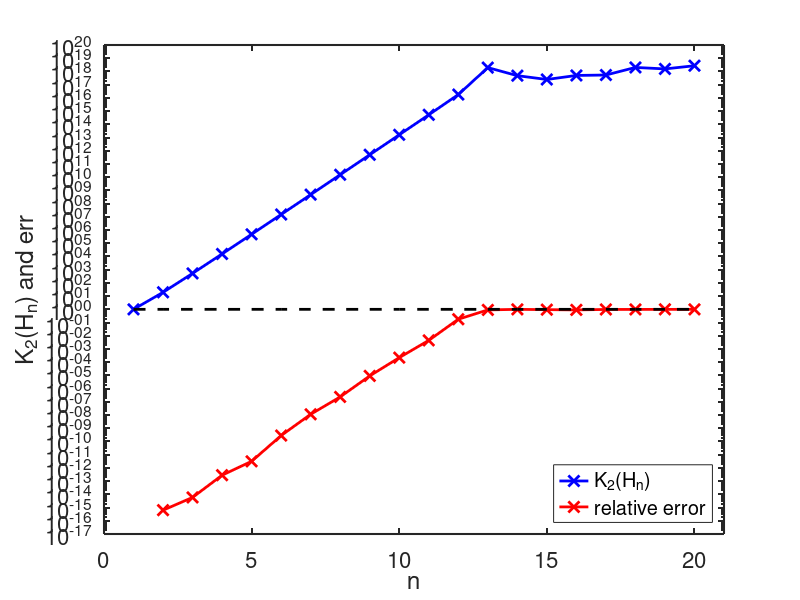

This figure's MATLAB source:
clc
clear all
close all

% We can invert the relation
% norm(deltax)/norm(x) <= Kp(A) * norm(deltab)/norm(b)
% to get an estimate for Kp(A):
% Kp(A) >= norm(deltax)/norm(x) * norm(b)/norm(deltab)
% Now we use this estimate (Remenber that if we do not indicate value inside 
% the command norm we get the 2-norm) 

for n = [10,20 40]
	pert_mag = 1e-6; % Perturbation magnitude
	n_trials = 100;
	H = hilb(n);
	x = ones(n, 1);
	b = H*x;
	KH_est = 0 ;
	for ii = 1:n_trials
	  deltab = randn(n, 1) * pert_mag;
	  deltax = H \ deltab;
	  KH_est_ii = norm(deltax)/norm(x) * norm(b)/norm(deltab); 
	  KH_est = max(KH_est_ii, KH_est);
	end
	KH_est          % estimation of the conditioning numer
    cond( hilb(n) ) % calculation of the conditioning number
    pause
end


% The estimates obtained at the point a) are lower. This is expected, since
% the condition number represents the maximum 
% possible amplification of the relative error on data. With the first
% approach we might not have considered the worst condition, 
% hence the estimate is lower than the result with cond command.

n = [1:20];

for (ii = n)
  H = hilb(ii);
  x_ex = ones(ii, 1);
  b = H*x_ex;
  x = H\b;
  KH(ii) = cond(H);
  err(ii) = norm(x - x_ex) / norm(x);
end

figure
semilogy(n, KH, 'xb-', 'LineWidth',2, 'MarkerSize',8)
hold on
semilogy(n, err, 'xr-', 'LineWidth',2, 'MarkerSize',8)
semilogy(n, ones(n(end),1), 'k--', 'LineWidth',2, 'MarkerSize',8)
set(gca, 'FontSize',16)
set(gca, 'LineWidth', 1.5)
axis([0 n(end)+1 1e-17 1e20])
xlabel('n')
ylabel('K_2(H_n) and err')
legend('K_2(H_n)', 'relative error', 'Location','SouthEast')


% For n > 12 the relative error is 1. This means that the solution is completely meaningless.
